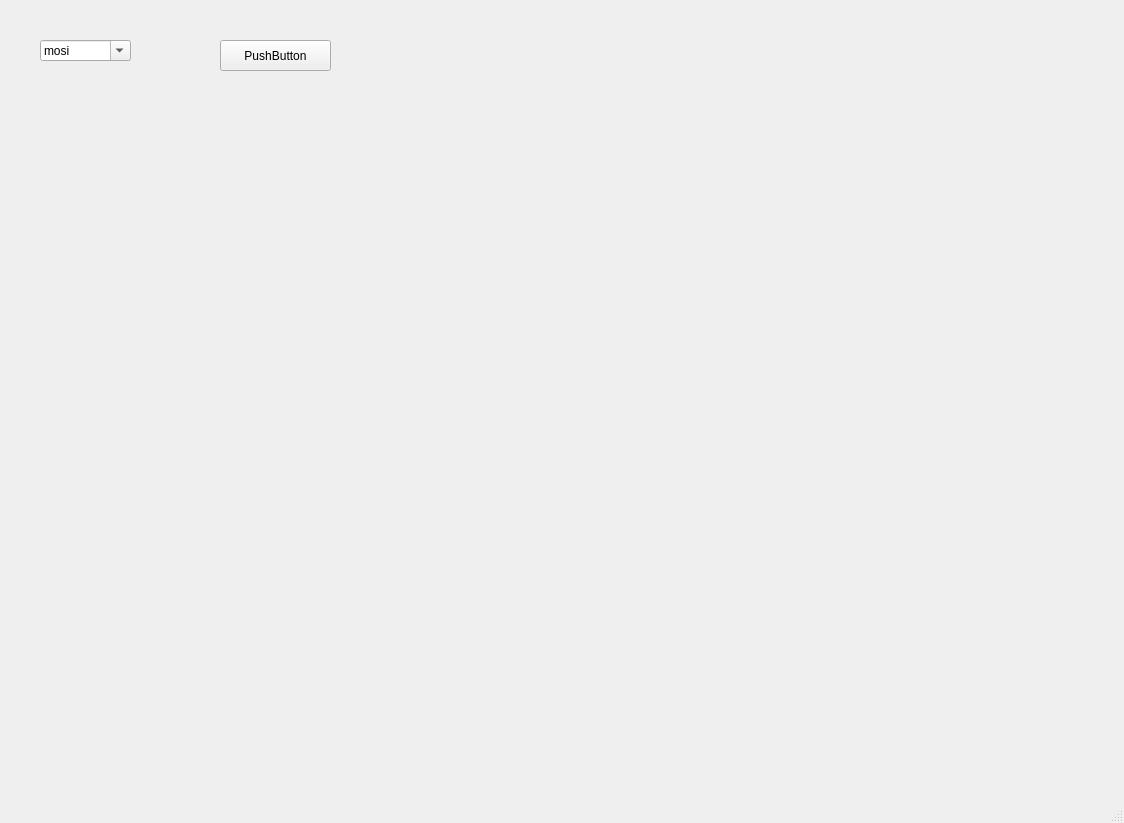
<?xml version="1.0" encoding="UTF-8"?>
<ui version="4.0">
 <class>MainWindow</class>
 <widget class="QMainWindow" name="MainWindow">
  <property name="geometry">
   <rect>
    <x>0</x>
    <y>0</y>
    <width>1124</width>
    <height>823</height>
   </rect>
  </property>
  <property name="windowTitle">
   <string>MainWindow</string>
  </property>
  <widget class="QWidget" name="centralwidget">
   <widget class="QComboBox" name="comboBox">
    <property name="geometry">
     <rect>
      <x>40</x>
      <y>40</y>
      <width>91</width>
      <height>21</height>
     </rect>
    </property>
    <property name="editable">
     <bool>true</bool>
    </property>
    <item>
     <property name="text">
      <string>mosi</string>
     </property>
    </item>
    <item>
     <property name="text">
      <string>mosei</string>
     </property>
    </item>
    <item>
     <property name="text">
      <string>iemocap</string>
     </property>
    </item>
   </widget>
   <widget class="QPushButton" name="pushButton">
    <property name="geometry">
     <rect>
      <x>220</x>
      <y>40</y>
      <width>111</width>
      <height>31</height>
     </rect>
    </property>
    <property name="text">
     <string>PushButton</string>
    </property>
   </widget>
   <widget class="QWidget" name="">
    <property name="geometry">
     <rect>
      <x>30</x>
      <y>100</y>
      <width>881</width>
      <height>571</height>
     </rect>
    </property>
    <layout class="QGridLayout" name="gridLayout">
     <item row="0" column="1">
      <widget class="QWidget" name="widget_2" native="true"/>
     </item>
     <item row="1" column="1">
      <widget class="QWidget" name="widget_4" native="true"/>
     </item>
     <item row="1" column="0">
      <widget class="QWidget" name="widget_3" native="true"/>
     </item>
     <item row="0" column="0">
      <widget class="QWidget" name="widget" native="true"/>
     </item>
    </layout>
   </widget>
  </widget>
  <widget class="QMenuBar" name="menubar">
   <property name="enabled">
    <bool>false</bool>
   </property>
   <property name="geometry">
    <rect>
     <x>0</x>
     <y>0</y>
     <width>1124</width>
     <height>26</height>
    </rect>
   </property>
  </widget>
  <widget class="QStatusBar" name="statusbar"/>
 </widget>
 <resources/>
 <connections/>
</ui>
